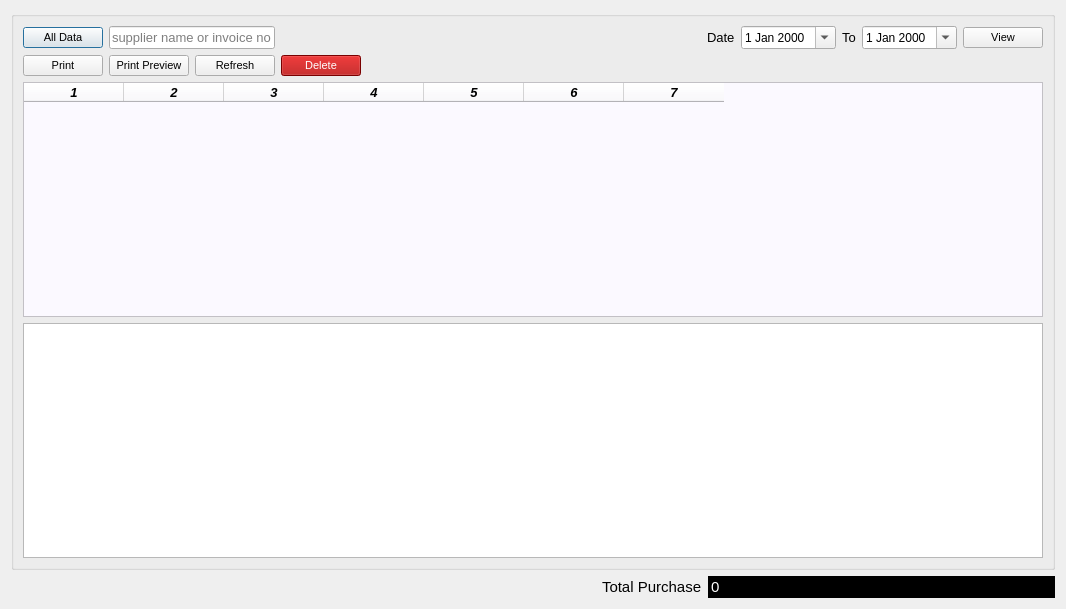
<?xml version="1.0" encoding="UTF-8"?>
<ui version="4.0">
 <class>Dialog</class>
 <widget class="QDialog" name="Dialog">
  <property name="windowModality">
   <enum>Qt::ApplicationModal</enum>
  </property>
  <property name="geometry">
   <rect>
    <x>0</x>
    <y>0</y>
    <width>1066</width>
    <height>609</height>
   </rect>
  </property>
  <property name="windowTitle">
   <string>Dialog</string>
  </property>
  <property name="styleSheet">
   <string notr="true"/>
  </property>
  <layout class="QGridLayout" name="gridLayout_3">
   <item row="0" column="0" colspan="2">
    <widget class="QGroupBox" name="groupBox">
     <property name="font">
      <font>
       <pointsize>10</pointsize>
      </font>
     </property>
     <property name="title">
      <string/>
     </property>
     <layout class="QGridLayout" name="gridLayout">
      <item row="0" column="0">
       <widget class="QPushButton" name="allb">
        <property name="font">
         <font>
          <pointsize>8</pointsize>
         </font>
        </property>
        <property name="text">
         <string>All Data</string>
        </property>
       </widget>
      </item>
      <item row="0" column="1" colspan="2">
       <widget class="QLineEdit" name="searchv">
        <property name="font">
         <font>
          <pointsize>10</pointsize>
         </font>
        </property>
        <property name="text">
         <string/>
        </property>
        <property name="placeholderText">
         <string>supplier name or invoice no</string>
        </property>
       </widget>
      </item>
      <item row="0" column="3" colspan="2">
       <layout class="QHBoxLayout" name="horizontalLayout">
        <item>
         <spacer name="horizontalSpacer_3">
          <property name="orientation">
           <enum>Qt::Horizontal</enum>
          </property>
          <property name="sizeHint" stdset="0">
           <size>
            <width>40</width>
            <height>20</height>
           </size>
          </property>
         </spacer>
        </item>
        <item>
         <widget class="QLabel" name="label">
          <property name="font">
           <font>
            <pointsize>10</pointsize>
           </font>
          </property>
          <property name="text">
           <string>Date</string>
          </property>
         </widget>
        </item>
        <item>
         <widget class="QDateEdit" name="fromd">
          <property name="font">
           <font>
            <pointsize>9</pointsize>
           </font>
          </property>
          <property name="calendarPopup">
           <bool>true</bool>
          </property>
         </widget>
        </item>
        <item>
         <widget class="QLabel" name="label_2">
          <property name="font">
           <font>
            <pointsize>10</pointsize>
           </font>
          </property>
          <property name="text">
           <string>To</string>
          </property>
         </widget>
        </item>
        <item>
         <widget class="QDateEdit" name="tod">
          <property name="font">
           <font>
            <pointsize>9</pointsize>
           </font>
          </property>
          <property name="calendarPopup">
           <bool>true</bool>
          </property>
         </widget>
        </item>
        <item>
         <widget class="QPushButton" name="submitb">
          <property name="font">
           <font>
            <pointsize>8</pointsize>
           </font>
          </property>
          <property name="text">
           <string>View</string>
          </property>
         </widget>
        </item>
       </layout>
      </item>
      <item row="1" column="0">
       <widget class="QPushButton" name="print2">
        <property name="font">
         <font>
          <pointsize>8</pointsize>
         </font>
        </property>
        <property name="text">
         <string>Print</string>
        </property>
       </widget>
      </item>
      <item row="1" column="1">
       <widget class="QPushButton" name="printb">
        <property name="font">
         <font>
          <pointsize>8</pointsize>
         </font>
        </property>
        <property name="text">
         <string>Print Preview</string>
        </property>
       </widget>
      </item>
      <item row="1" column="2">
       <widget class="QPushButton" name="refreshb">
        <property name="font">
         <font>
          <pointsize>8</pointsize>
         </font>
        </property>
        <property name="text">
         <string>Refresh</string>
        </property>
       </widget>
      </item>
      <item row="1" column="3">
       <widget class="QPushButton" name="deleteb">
        <property name="font">
         <font>
          <pointsize>8</pointsize>
         </font>
        </property>
        <property name="styleSheet">
         <string notr="true">background-color: rgb(170, 0, 0);
color: rgb(255, 255, 255);</string>
        </property>
        <property name="text">
         <string>Delete</string>
        </property>
       </widget>
      </item>
      <item row="1" column="4">
       <spacer name="horizontalSpacer_2">
        <property name="orientation">
         <enum>Qt::Horizontal</enum>
        </property>
        <property name="sizeHint" stdset="0">
         <size>
          <width>490</width>
          <height>20</height>
         </size>
        </property>
       </spacer>
      </item>
      <item row="2" column="0" colspan="5">
       <widget class="QTableWidget" name="tableWidget">
        <property name="font">
         <font>
          <pointsize>10</pointsize>
          <weight>75</weight>
          <italic>true</italic>
          <bold>true</bold>
         </font>
        </property>
        <property name="styleSheet">
         <string notr="true">background-color: rgb(251, 249, 255);</string>
        </property>
        <property name="columnCount">
         <number>7</number>
        </property>
        <column/>
        <column/>
        <column/>
        <column/>
        <column/>
        <column/>
        <column/>
       </widget>
      </item>
      <item row="3" column="0" colspan="5">
       <widget class="QTextEdit" name="textEdit"/>
      </item>
     </layout>
    </widget>
   </item>
   <item row="1" column="0">
    <spacer name="horizontalSpacer">
     <property name="orientation">
      <enum>Qt::Horizontal</enum>
     </property>
     <property name="sizeHint" stdset="0">
      <size>
       <width>585</width>
       <height>20</height>
      </size>
     </property>
    </spacer>
   </item>
   <item row="1" column="1">
    <layout class="QGridLayout" name="gridLayout_2">
     <item row="0" column="0">
      <layout class="QHBoxLayout" name="horizontalLayout_3">
       <item>
        <widget class="QLabel" name="label_3">
         <property name="font">
          <font>
           <pointsize>11</pointsize>
          </font>
         </property>
         <property name="text">
          <string>Total Purchase</string>
         </property>
        </widget>
       </item>
       <item>
        <widget class="QLineEdit" name="total">
         <property name="font">
          <font>
           <pointsize>11</pointsize>
          </font>
         </property>
         <property name="styleSheet">
          <string notr="true">background-color: rgb(0, 0, 0);
color: rgb(255, 255, 255);
border:1px solid rgb(0,0,0);</string>
         </property>
         <property name="text">
          <string>0</string>
         </property>
         <property name="readOnly">
          <bool>true</bool>
         </property>
        </widget>
       </item>
      </layout>
     </item>
    </layout>
   </item>
  </layout>
 </widget>
 <resources/>
 <connections/>
</ui>
